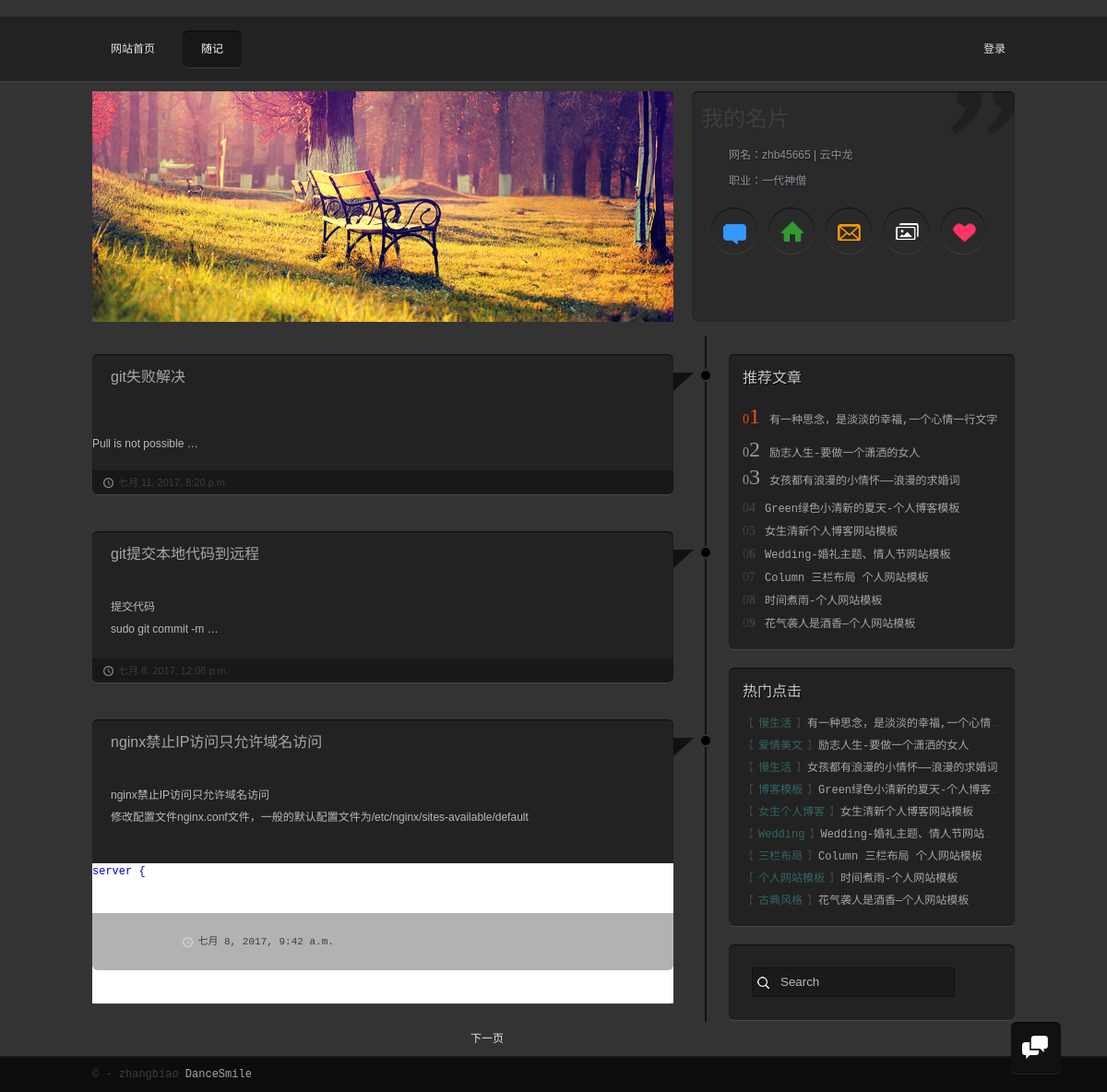
The page /content on the database as committed earlier.
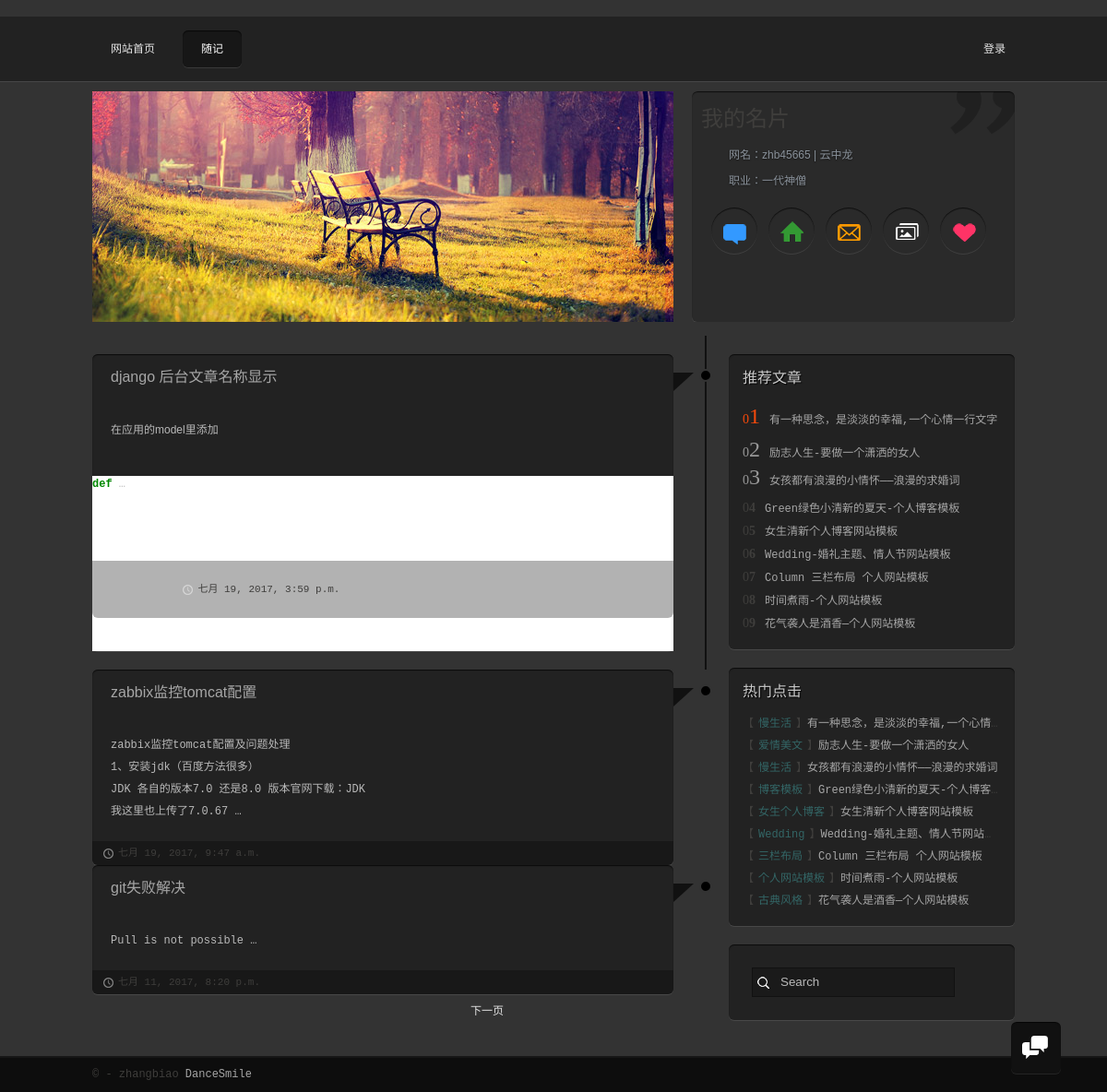
The same page on the database as committed later.
### app/models.py (models this page shows, shortened)
class BlogPost(models.Model):
    title = models.CharField(max_length = 150)#标题
    body = models.TextField()#正文
    timestamp = models.DateTimeField()#时间
    class Meta():
        verbose_name = '文章'
        verbose_name_plural = '文章'
        ordering = ['-timestamp']

### app/views.py (the view)
# urls.py: url(r'^content', app.views.content, name='content'),
def content(request):
    assert isinstance(request, HttpRequest)
    posts = BlogPost.objects.all()
    paginator = Paginator(posts,3)
    page = request.GET.get('page')
    try:
        postlist = paginator.page(page)
    except PageNotAnInteger:
        postlist = paginator.page(1)
    except EmptyPage:
        postlist = paginator.page(paginator.num_pages)
    return render(
        request,
        'app/content.html',
        {
            'title':'随记',
            'postlist':postlist,
        }
    )

### app/templatetags/custom_markdown.py (called while the page is built)
@register.filter(is_safe=True)  #注册template filter
@stringfilter  #希望字符串作为参数
def custom_markdown(value):
    return mark_safe(markdown.markdown(value,
        extensions = ['markdown.extensions.fenced_code', 'markdown.extensions.codehilite'],
        safe_mode=True,
        enable_attributes=True))

### app/templates/app/content.html (shortened to what this page needs)
﻿{% extends "app/layout.html" %}
{% load custom_markdown %}
{% block content %}
<div id="mainbody">
<div class="blogs">
<ul class="bloglist">
    {% for post in postlist %}
    <li>
        <div class="arrow_box">
            <div class="ti"></div>
          <div class="ci"></div>
            <h2 class="title">
                <a href="{% url 'detail' id=post.id %}">
                    {{post.title}}
                </a>
            </h2>
            <p class="textinfo">
                {{post.body|custom_markdown|linebreaksbr|truncatewords:4}}
            </p>
          <ul class="details">
            <li class="icon-time"><a href="#">{{post.timestamp}}</a></li>
          </ul>
        </div>
         </li>
   {% endfor %}
    </ul>
    <aside>
      <div class="tuijian">
        <h2>推荐文章</h2>
        <ol>
          <li><span><strong>1</strong></span><a href="/">有一种思念，是淡淡的幸福,一个心情一行文字</a></li>
          <li><span><strong>2</strong></span><a href="/">励志人生-要做一个潇洒的女人</a></li>
          <li><span><strong>3</strong></span><a href="/">女孩都有浪漫的小情怀——浪漫的求婚词</a></li>
          <li><span><strong>4</strong></span><a href="/">Green绿色小清新的夏天-个人博客模板</a></li>
          <li><span><strong>5</strong></span><a href="/">女生清新个人博客网站模板</a></li>
          <li><span><strong>6</strong></span><a href="/">Wedding-婚礼主题、情人节网站模板</a></li>
          <li><span><strong>7</strong></span><a href="/">Column 三栏布局 个人网站模板</a></li>
          <li><span><strong>8</strong></span><a href="/">时间煮雨-个人网站模板</a></li>
          <li><span><strong>9</strong></span><a href="/">花气袭人是酒香—个人网站模板</a></li>
        </ol>
      </div>
      <div class="clicks">
        <h2>热门点击</h2>
        <ol>
          <li><span><a href="/">慢生活</a></span><a href="/">有一种思念，是淡淡的幸福,一个心情一行文字</a></li>
          <li><span><a href="/">爱情美文</a></span><a href="/">励志人生-要做一个潇洒的女人</a></li>
          <li><span><a href="/">慢生活</a></span><a href="/">女孩都有浪漫的小情怀——浪漫的求婚词</a></li>
          <li><span><a href="/">博客模板</a></span><a href="/">Green绿色小清新的夏天-个人博客模板</a></li>
          <li><span><a href="/">女生个人博客</a></span><a href="/">女生清新个人博客网站模板</a></li>
          <li><span><a href="/">Wedding</a></span><a href="/">Wedding-婚礼主题、情人节网站模板</a></li>
          <li><span><a href="/">三栏布局</a></span><a href="/">Column 三栏布局 个人网站模板</a></li>
          <li><span><a href="/">个人网站模板</a></span><a href="/">时间煮雨-个人网站模板</a></li>
          <li><span><a href="/">古典风格</a></span><a href="/">花气袭人是酒香—个人网站模板</a></li>
        </ol>
      </div>
      <div class="search">
        <form class="searchform" method="get" action="#">
          <input type="text" name="s" value="Search" onfocus="this.value=''" onblur="this.value='Search'">
        </form>
      </div>
      </aside>
</div>
<bar>
<nav-right id="nav-right">
 {% if postlist.object_list and postlist.paginator.num_pages > 1 %}
    <div >
        <ul>
            {% if postlist.has_next %}
              <li>
                <a href="?page={{postlist.next_page_number}}">下一页</a>
               </li>
            {% endif %}
            </ul>
    </div>
    {% endif %}
</nav-right>
    </bar>
        </div>
 {% endblock %}

Rows that differ between the two databases and show on the page:
no longer on this page (row unchanged): BlogPost: title "git提交本地代码到远程", body|custom_markdown "提交代码 sudo git commit -m …", timestamp "七月 8, 2017, 12:06 p.m."
no longer on this page (row unchanged): BlogPost: title "nginx禁止IP访问只允许域名访问", body|custom_markdown "nginx禁止IP访问只允许域名访问 修改配置文件nginx.conf文件，一般的默认配置文件为/etc/nginx/sites-available/default server {", timestamp "七月 8, 2017, 9:42 a.m."
added BlogPost: title "django 后台文章名称显示", body|custom_markdown "在应用的model里添加 def …", timestamp "七月 19, 2017, 3:59 p.m."
added BlogPost: title "zabbix监控tomcat配置", body|custom_markdown "zabbix监控tomcat配置及问题处理 1、安装jdk（百度方法很多） JDK 各自的版本7.0 还是8.0 版本官网下载：JDK 我这里也上传了7.0.67 …", timestamp "七月 19, 2017, 9:47 a.m."
